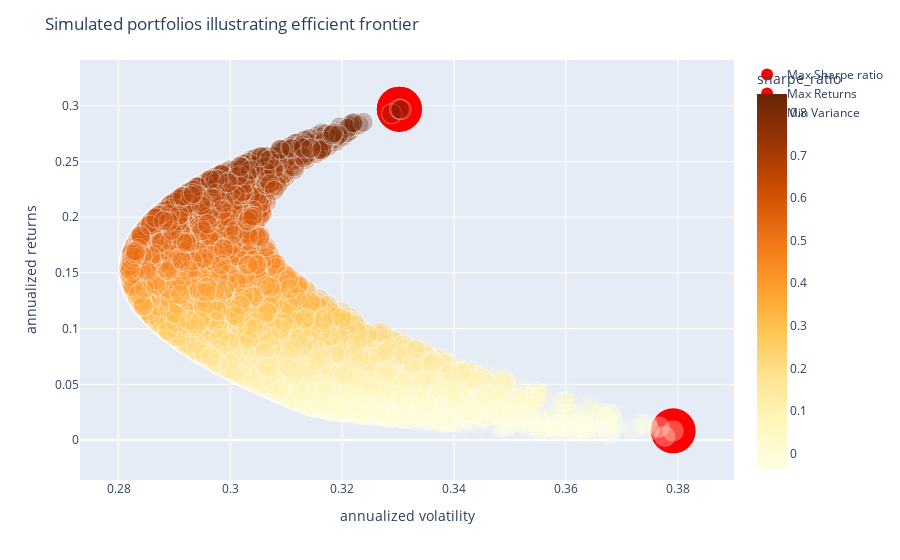

Notebook source saved alongside this figure:
### Code cell
def display_simulated_portfolios(returns: pd.DataFrame, mean_returns: pd.Series, cov_matrix: pd.DataFrame, num_portfolios: int, risk_free_rate: float):
    nr_of_assets = len(mean_returns)
    results, weights = generate_random_portfolios(num_portfolios,mean_returns, cov_matrix, risk_free_rate)
    df = pd.DataFrame(weights, columns=returns.columns)
    df["portfolio_std_dev"], df["portfolio_return"],df["sharpe_ratio"] = results[0],results[1],results[2]

    portfolio_weights = df.iloc[:, :nr_of_assets]
    fig = px.scatter(df, x=df["portfolio_std_dev"], y=df["portfolio_return"],hover_data=portfolio_weights, color="sharpe_ratio", color_continuous_scale='ylorbr', size=np.ones(results.shape[1]) * 10, opacity=0.3)

    pf_high_sharpe = df.iloc[df['sharpe_ratio'].idxmax()]
    pf_hgh_return = df.iloc[df['portfolio_return'].idxmax()]
    pf_low_variance = df.iloc[df['portfolio_std_dev'].idxmax()]
    fig.add_scatter(x=[pf_high_sharpe["portfolio_std_dev"]], y=[pf_high_sharpe["portfolio_return"]], mode='markers', marker=dict(size=45, color='red'), name='Max Sharpe ratio')
    fig.add_scatter(x=[pf_hgh_return["portfolio_std_dev"]], y=[pf_hgh_return["portfolio_return"]], mode='markers', marker=dict(size=45, color='red'), name='Max Returns')
    fig.add_scatter(x=[pf_low_variance["portfolio_std_dev"]], y=[pf_low_variance["portfolio_return"]], mode='markers', marker=dict(size=45, color='red'), name='Min Variance')
    fig.update_layout(title='Simulated portfolios illustrating efficient frontier', xaxis_title='annualized volatility', yaxis_title='annualized returns')
    fig.show()


display_simulated_portfolios(returns, mean_returns, cov_matrix, num_portfolios, risk_free_rate)

### Figure 1 — Plotly figure (JSON) as saved in the notebook; plotly's stock layout.template omitted (floating-point values rounded to 4 significant figures; data arrays with more than 128 entries replaced by an {"elided": "..."} marker saying what was removed)
{"data": [{"customdata": {"elided": "10000x3 float values"}, "hovertemplate": "portfolio_std_dev=%{x}<br>portfolio_return=%{y}<br>size=%{marker.size}<br>AAPL=%{customdata[0]}<br>C=%{customdata[1]}<br>DIS=%{customdata[2]}<br>sharpe_ratio=%{marker.color}<extra></extra>", "legendgroup": "", "marker": {"color": {"elided": "10000 float values"}, "coloraxis": "coloraxis", "opacity": 0.3, "size": {"elided": "10000 int values"}, "sizemode": "area", "sizeref": 0.025, "symbol": "circle"}, "mode": "markers", "name": "", "showlegend": false, "type": "scattergl", "x": {"elided": "10000 float values"}, "xaxis": "x", "y": {"elided": "10000 float values"}, "yaxis": "y"}, {"marker": {"color": "red", "size": 45}, "mode": "markers", "name": "Max Sharpe ratio", "type": "scatter", "x": [0.3302], "y": [0.297]}, {"marker": {"color": "red", "size": 45}, "mode": "markers", "name": "Max Returns", "type": "scatter", "x": [0.3302], "y": [0.297]}, {"marker": {"color": "red", "size": 45}, "mode": "markers", "name": "Min Variance", "type": "scatter", "x": [0.3792], "y": [0.008202]}], "layout": {"coloraxis": {"colorbar": {"title": {"text": "sharpe_ratio"}}, "colorscale": [[0, "rgb(255,255,229)"], [0.125, "rgb(255,247,188)"], [0.25, "rgb(254,227,145)"], [0.375, "rgb(254,196,79)"], [0.5, "rgb(254,153,41)"], [0.625, "rgb(236,112,20)"], [0.75, "rgb(204,76,2)"], [0.875, "rgb(153,52,4)"], [1, "rgb(102,37,6)"]]}, "legend": {"itemsizing": "constant", "tracegroupgap": 0}, "margin": {"t": 60}, "title": {"text": "Simulated portfolios illustrating efficient frontier"}, "xaxis": {"anchor": "y", "domain": [0, 1], "title": {"text": "annualized volatility"}}, "yaxis": {"anchor": "x", "domain": [0, 1], "title": {"text": "annualized returns"}}}}
